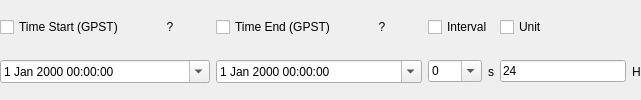
       <widget class="QWidget" name="Panel3" native="true">
        <property name="enabled">
         <bool>true</bool>
        </property>
        <property name="toolTip">
         <string/>
        </property>
        <property name="layoutDirection">
         <enum>Qt::LeftToRight</enum>
        </property>
        <property name="text" stdset="0">
         <string/>
        </property>
        <layout class="QGridLayout" name="gridLayout">
         <property name="leftMargin">
          <number>0</number>
         </property>
         <property name="topMargin">
          <number>0</number>
         </property>
         <property name="rightMargin">
          <number>0</number>
         </property>
         <property name="bottomMargin">
          <number>0</number>
         </property>
         <item row="0" column="0" colspan="2">
          <widget class="QCheckBox" name="TimeStart">
           <property name="toolTip">
            <string/>
           </property>
           <property name="text">
            <string>Time Start (GPST)</string>
           </property>
           <property name="checked">
            <bool>false</bool>
           </property>
          </widget>
         </item>
         <item row="0" column="2">
          <widget class="QPushButton" name="BtnTime1">
           <property name="enabled">
            <bool>true</bool>
           </property>
           <property name="toolTip">
            <string/>
           </property>
           <property name="text">
            <string>?</string>
           </property>
           <property name="flat">
            <bool>true</bool>
           </property>
          </widget>
         </item>
         <item row="0" column="3" colspan="2">
          <widget class="QCheckBox" name="TimeEnd">
           <property name="toolTip">
            <string/>
           </property>
           <property name="text">
            <string>Time End (GPST)</string>
           </property>
           <property name="checked">
            <bool>false</bool>
           </property>
          </widget>
         </item>
         <item row="0" column="5">
          <widget class="QPushButton" name="BtnTime2">
           <property name="enabled">
            <bool>true</bool>
           </property>
           <property name="toolTip">
            <string/>
           </property>
           <property name="text">
            <string>?</string>
           </property>
           <property name="flat">
            <bool>true</bool>
           </property>
          </widget>
         </item>
         <item row="0" column="6" colspan="2">
          <widget class="QCheckBox" name="TimeIntF">
           <property name="toolTip">
            <string/>
           </property>
           <property name="text">
            <string>Interval</string>
           </property>
           <property name="checked">
            <bool>false</bool>
           </property>
          </widget>
         </item>
         <item row="0" column="8">
          <widget class="QCheckBox" name="TimeUnitF">
           <property name="toolTip">
            <string/>
           </property>
           <property name="text">
            <string>Unit</string>
           </property>
           <property name="checked">
            <bool>false</bool>
           </property>
          </widget>
         </item>
         <item row="1" column="0" colspan="3">
          <widget class="QDateTimeEdit" name="dateTime1">
           <property name="calendarPopup">
            <bool>true</bool>
           </property>
          </widget>
         </item>
         <item row="1" column="6">
          <widget class="QComboBox" name="TimeInt">
           <property name="enabled">
            <bool>true</bool>
           </property>
           <property name="toolTip">
            <string/>
           </property>
           <property name="editable">
            <bool>true</bool>
           </property>
           <item>
            <property name="text">
             <string>0</string>
            </property>
           </item>
           <item>
            <property name="text">
             <string>0.05</string>
            </property>
           </item>
           <item>
            <property name="text">
             <string>0.1</string>
            </property>
           </item>
           <item>
            <property name="text">
             <string>0.2</string>
            </property>
           </item>
           <item>
            <property name="text">
             <string>0.25</string>
            </property>
           </item>
           <item>
            <property name="text">
             <string>0.5</string>
            </property>
           </item>
           <item>
            <property name="text">
             <string>1</string>
            </property>
           </item>
           <item>
            <property name="text">
             <string>2</string>
            </property>
           </item>
           <item>
            <property name="text">
             <string>5</string>
            </property>
           </item>
           <item>
            <property name="text">
             <string>10</string>
            </property>
           </item>
           <item>
            <property name="text">
             <string>15</string>
            </property>
           </item>
           <item>
            <property name="text">
             <string>30</string>
            </property>
           </item>
           <item>
            <property name="text">
             <string>60</string>
            </property>
           </item>
          </widget>
         </item>
         <item row="1" column="7">
          <widget class="QLabel" name="LabelTimeInt">
           <property name="enabled">
            <bool>true</bool>
           </property>
           <property name="toolTip">
            <string/>
           </property>
           <property name="text">
            <string>s</string>
           </property>
          </widget>
         </item>
         <item row="1" column="9">
          <widget class="QLabel" name="LabelTimeUnit">
           <property name="enabled">
            <bool>true</bool>
           </property>
           <property name="toolTip">
            <string/>
           </property>
           <property name="text">
            <string>H</string>
           </property>
          </widget>
         </item>
         <item row="1" column="8">
          <widget class="QLineEdit" name="TimeUnit">
           <property name="enabled">
            <bool>true</bool>
           </property>
           <property name="toolTip">
            <string/>
           </property>
           <property name="text">
            <string>24</string>
           </property>
          </widget>
         </item>
         <item row="1" column="3" colspan="3">
          <widget class="QDateTimeEdit" name="dateTime2">
           <property name="calendarPopup">
            <bool>true</bool>
           </property>
          </widget>
         </item>
        </layout>
       </widget>
